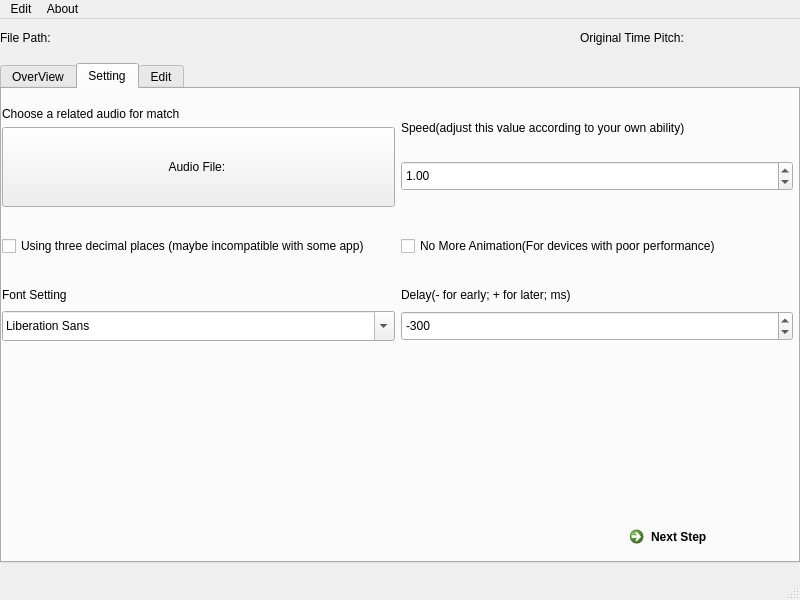
<?xml version="1.0" encoding="UTF-8"?>
<ui version="4.0">
 <class>root</class>
 <widget class="QMainWindow" name="root">
  <property name="geometry">
   <rect>
    <x>0</x>
    <y>0</y>
    <width>800</width>
    <height>600</height>
   </rect>
  </property>
  <property name="sizePolicy">
   <sizepolicy hsizetype="Fixed" vsizetype="Fixed">
    <horstretch>0</horstretch>
    <verstretch>0</verstretch>
   </sizepolicy>
  </property>
  <property name="minimumSize">
   <size>
    <width>800</width>
    <height>600</height>
   </size>
  </property>
  <property name="maximumSize">
   <size>
    <width>800</width>
    <height>600</height>
   </size>
  </property>
  <property name="windowTitle">
   <string>Word-for-word lyrics matching tool</string>
  </property>
  <widget class="QWidget" name="centralwidget">
   <widget class="QWidget" name="verticalLayoutWidget">
    <property name="geometry">
     <rect>
      <x>0</x>
      <y>0</y>
      <width>980</width>
      <height>555</height>
     </rect>
    </property>
    <layout class="QVBoxLayout" name="verticalLayout">
     <item>
      <layout class="QHBoxLayout" name="horizontalLayout">
       <property name="sizeConstraint">
        <enum>QLayout::SizeConstraint::SetMaximumSize</enum>
       </property>
       <item>
        <widget class="QLabel" name="labelPath">
         <property name="maximumSize">
          <size>
           <width>16777215</width>
           <height>20</height>
          </size>
         </property>
         <property name="text">
          <string>File Path:</string>
         </property>
        </widget>
       </item>
       <item>
        <widget class="QLabel" name="labelTimePitch">
         <property name="maximumSize">
          <size>
           <width>400</width>
           <height>20</height>
          </size>
         </property>
         <property name="text">
          <string>Original Time Pitch:</string>
         </property>
        </widget>
       </item>
      </layout>
     </item>
     <item>
      <widget class="QTabWidget" name="tabWidget">
       <property name="sizePolicy">
        <sizepolicy hsizetype="Maximum" vsizetype="Fixed">
         <horstretch>80</horstretch>
         <verstretch>0</verstretch>
        </sizepolicy>
       </property>
       <property name="minimumSize">
        <size>
         <width>800</width>
         <height>500</height>
        </size>
       </property>
       <property name="baseSize">
        <size>
         <width>800</width>
         <height>700</height>
        </size>
       </property>
       <property name="cursor">
        <cursorShape>ArrowCursor</cursorShape>
       </property>
       <property name="currentIndex">
        <number>1</number>
       </property>
       <widget class="QWidget" name="OverView">
        <attribute name="title">
         <string>OverView</string>
        </attribute>
        <widget class="QPlainTextEdit" name="LRCBrowser">
         <property name="geometry">
          <rect>
           <x>0</x>
           <y>0</y>
           <width>790</width>
           <height>430</height>
          </rect>
         </property>
         <property name="sizePolicy">
          <sizepolicy hsizetype="Maximum" vsizetype="Maximum">
           <horstretch>0</horstretch>
           <verstretch>0</verstretch>
          </sizepolicy>
         </property>
         <property name="cursor" stdset="0">
          <cursorShape>IBeamCursor</cursorShape>
         </property>
        </widget>
        <widget class="QWidget" name="horizontalLayoutWidget">
         <property name="geometry">
          <rect>
           <x>0</x>
           <y>430</y>
           <width>791</width>
           <height>42</height>
          </rect>
         </property>
         <layout class="QHBoxLayout" name="horizontalLayout_overView_downset">
          <item>
           <widget class="QPushButton" name="pushButton_openFile">
            <property name="minimumSize">
             <size>
              <width>0</width>
              <height>40</height>
             </size>
            </property>
            <property name="text">
             <string>Open a lrc/txt for Lyrics</string>
            </property>
           </widget>
          </item>
          <item>
           <widget class="QPushButton" name="pushButton_upon">
            <property name="minimumSize">
             <size>
              <width>0</width>
              <height>40</height>
             </size>
            </property>
            <property name="text">
             <string>Use the Lyrics upon</string>
            </property>
           </widget>
          </item>
          <item>
           <widget class="QPushButton" name="pushButton_save">
            <property name="minimumSize">
             <size>
              <width>0</width>
              <height>40</height>
             </size>
            </property>
            <property name="text">
             <string>Save current Lyrics</string>
            </property>
           </widget>
          </item>
          <item>
           <widget class="QCommandLinkButton" name="commandLinkButton_1">
            <property name="text">
             <string>Next Step</string>
            </property>
           </widget>
          </item>
         </layout>
        </widget>
       </widget>
       <widget class="QWidget" name="Setting">
        <attribute name="title">
         <string>Setting</string>
        </attribute>
        <widget class="QWidget" name="gridLayoutWidget">
         <property name="geometry">
          <rect>
           <x>0</x>
           <y>0</y>
           <width>791</width>
           <height>271</height>
          </rect>
         </property>
         <layout class="QGridLayout" name="gridLayout_setting">
          <item row="2" column="1">
           <layout class="QVBoxLayout" name="verticalLayout_delay">
            <item>
             <widget class="QLabel" name="labelDelay">
              <property name="maximumSize">
               <size>
                <width>16777215</width>
                <height>20</height>
               </size>
              </property>
              <property name="text">
               <string>Delay(- for early; + for later; ms)</string>
              </property>
             </widget>
            </item>
            <item>
             <widget class="QSpinBox" name="DelaySetting">
              <property name="minimumSize">
               <size>
                <width>0</width>
                <height>30</height>
               </size>
              </property>
              <property name="minimum">
               <number>-3000</number>
              </property>
              <property name="maximum">
               <number>3000</number>
              </property>
              <property name="value">
               <number>-300</number>
              </property>
             </widget>
            </item>
           </layout>
          </item>
          <item row="1" column="0">
           <widget class="QCheckBox" name="checkBox_3d">
            <property name="minimumSize">
             <size>
              <width>0</width>
              <height>30</height>
             </size>
            </property>
            <property name="text">
             <string>Using three decimal places (maybe incompatible with some app)</string>
            </property>
            <property name="tristate">
             <bool>false</bool>
            </property>
           </widget>
          </item>
          <item row="1" column="1">
           <widget class="QCheckBox" name="checkBox_no_anitamtion">
            <property name="minimumSize">
             <size>
              <width>0</width>
              <height>30</height>
             </size>
            </property>
            <property name="text">
             <string>No More Animation(For devices with poor performance)</string>
            </property>
           </widget>
          </item>
          <item row="2" column="0">
           <layout class="QVBoxLayout" name="verticalLayout_font">
            <item>
             <widget class="QLabel" name="labelFont">
              <property name="maximumSize">
               <size>
                <width>16777215</width>
                <height>20</height>
               </size>
              </property>
              <property name="text">
               <string>Font Setting</string>
              </property>
             </widget>
            </item>
            <item>
             <widget class="QFontComboBox" name="fontComboBox">
              <property name="minimumSize">
               <size>
                <width>0</width>
                <height>30</height>
               </size>
              </property>
             </widget>
            </item>
           </layout>
          </item>
          <item row="0" column="0">
           <layout class="QVBoxLayout" name="verticalLayout_audio">
            <item>
             <widget class="QLabel" name="label_choose_audio">
              <property name="text">
               <string>Choose a related audio for match</string>
              </property>
             </widget>
            </item>
            <item>
             <widget class="QPushButton" name="pushButton_choose_audio">
              <property name="minimumSize">
               <size>
                <width>0</width>
                <height>80</height>
               </size>
              </property>
              <property name="text">
               <string>Audio File: </string>
              </property>
             </widget>
            </item>
           </layout>
          </item>
          <item row="0" column="1">
           <layout class="QVBoxLayout" name="verticalLayout_speed">
            <item>
             <widget class="QLabel" name="label_set_speed">
              <property name="maximumSize">
               <size>
                <width>16777215</width>
                <height>20</height>
               </size>
              </property>
              <property name="text">
               <string>Speed(adjust this value according to your own ability)</string>
              </property>
              <property name="alignment">
               <set>Qt::AlignmentFlag::AlignLeading|Qt::AlignmentFlag::AlignLeft|Qt::AlignmentFlag::AlignTop</set>
              </property>
             </widget>
            </item>
            <item>
             <widget class="QDoubleSpinBox" name="doubleSpinBox_speed">
              <property name="minimumSize">
               <size>
                <width>0</width>
                <height>30</height>
               </size>
              </property>
              <property name="maximum">
               <double>3.000000000000000</double>
              </property>
              <property name="singleStep">
               <double>0.100000000000000</double>
              </property>
              <property name="value">
               <double>1.000000000000000</double>
              </property>
             </widget>
            </item>
           </layout>
          </item>
         </layout>
        </widget>
        <widget class="QCommandLinkButton" name="commandLinkButton_2">
         <property name="geometry">
          <rect>
           <x>620</x>
           <y>430</y>
           <width>172</width>
           <height>41</height>
          </rect>
         </property>
         <property name="text">
          <string>Next Step</string>
         </property>
        </widget>
       </widget>
       <widget class="QWidget" name="Edit">
        <attribute name="title">
         <string>Edit</string>
        </attribute>
        <widget class="QWidget" name="verticalLayoutWidget_4">
         <property name="geometry">
          <rect>
           <x>0</x>
           <y>0</y>
           <width>791</width>
           <height>191</height>
          </rect>
         </property>
         <layout class="QVBoxLayout" name="verticalLayout_4">
          <item>
           <widget class="QTextBrowser" name="textBrowser_pastLyric">
            <property name="maximumSize">
             <size>
              <width>16777215</width>
              <height>40</height>
             </size>
            </property>
            <property name="font">
             <font>
              <pointsize>12</pointsize>
             </font>
            </property>
            <property name="html">
             <string>&lt;!DOCTYPE HTML PUBLIC &quot;-//W3C//DTD HTML 4.0//EN&quot; &quot;http://www.w3.org/TR/REC-html40/strict.dtd&quot;&gt;
&lt;html&gt;&lt;head&gt;&lt;meta name=&quot;qrichtext&quot; content=&quot;1&quot; /&gt;&lt;meta charset=&quot;utf-8&quot; /&gt;&lt;style type=&quot;text/css&quot;&gt;
p, li { white-space: pre-wrap; }
hr { height: 1px; border-width: 0; }
li.unchecked::marker { content: &quot;\2610&quot;; }
li.checked::marker { content: &quot;\2612&quot;; }
&lt;/style&gt;&lt;/head&gt;&lt;body style=&quot; font-family:'Microsoft YaHei UI'; font-size:12pt; font-weight:400; font-style:normal;&quot;&gt;
&lt;p align=&quot;center&quot; style=&quot;-qt-paragraph-type:empty; margin-top:0px; margin-bottom:0px; margin-left:0px; margin-right:0px; -qt-block-indent:0; text-indent:0px; font-size:9pt;&quot;&gt;&lt;br /&gt;&lt;/p&gt;&lt;/body&gt;&lt;/html&gt;</string>
            </property>
           </widget>
          </item>
          <item>
           <widget class="QTextBrowser" name="textBrowser_nowLyric">
            <property name="font">
             <font>
              <pointsize>44</pointsize>
              <bold>true</bold>
              <stylestrategy>PreferAntialias</stylestrategy>
             </font>
            </property>
            <property name="autoFillBackground">
             <bool>false</bool>
            </property>
            <property name="html">
             <string>&lt;!DOCTYPE HTML PUBLIC &quot;-//W3C//DTD HTML 4.0//EN&quot; &quot;http://www.w3.org/TR/REC-html40/strict.dtd&quot;&gt;
&lt;html&gt;&lt;head&gt;&lt;meta name=&quot;qrichtext&quot; content=&quot;1&quot; /&gt;&lt;meta charset=&quot;utf-8&quot; /&gt;&lt;style type=&quot;text/css&quot;&gt;
p, li { white-space: pre-wrap; }
hr { height: 1px; border-width: 0; }
li.unchecked::marker { content: &quot;\2610&quot;; }
li.checked::marker { content: &quot;\2612&quot;; }
&lt;/style&gt;&lt;/head&gt;&lt;body style=&quot; font-family:'Microsoft YaHei UI'; font-size:44pt; font-weight:700; font-style:normal;&quot;&gt;
&lt;p align=&quot;center&quot; style=&quot;-qt-paragraph-type:empty; margin-top:0px; margin-bottom:0px; margin-left:0px; margin-right:0px; -qt-block-indent:0; text-indent:0px; font-size:48pt;&quot;&gt;&lt;br /&gt;&lt;/p&gt;&lt;/body&gt;&lt;/html&gt;</string>
            </property>
           </widget>
          </item>
          <item>
           <widget class="QTextBrowser" name="textBrowser_incLyric">
            <property name="maximumSize">
             <size>
              <width>16777215</width>
              <height>40</height>
             </size>
            </property>
            <property name="font">
             <font>
              <pointsize>12</pointsize>
             </font>
            </property>
            <property name="html">
             <string>&lt;!DOCTYPE HTML PUBLIC &quot;-//W3C//DTD HTML 4.0//EN&quot; &quot;http://www.w3.org/TR/REC-html40/strict.dtd&quot;&gt;
&lt;html&gt;&lt;head&gt;&lt;meta name=&quot;qrichtext&quot; content=&quot;1&quot; /&gt;&lt;meta charset=&quot;utf-8&quot; /&gt;&lt;style type=&quot;text/css&quot;&gt;
p, li { white-space: pre-wrap; }
hr { height: 1px; border-width: 0; }
li.unchecked::marker { content: &quot;\2610&quot;; }
li.checked::marker { content: &quot;\2612&quot;; }
&lt;/style&gt;&lt;/head&gt;&lt;body style=&quot; font-family:'Microsoft YaHei UI'; font-size:12pt; font-weight:400; font-style:normal;&quot;&gt;
&lt;p align=&quot;center&quot; style=&quot;-qt-paragraph-type:empty; margin-top:0px; margin-bottom:0px; margin-left:0px; margin-right:0px; -qt-block-indent:0; text-indent:0px;&quot;&gt;&lt;br /&gt;&lt;/p&gt;&lt;/body&gt;&lt;/html&gt;</string>
            </property>
           </widget>
          </item>
         </layout>
        </widget>
        <widget class="QWidget" name="gridLayoutWidget_2">
         <property name="geometry">
          <rect>
           <x>0</x>
           <y>190</y>
           <width>791</width>
           <height>191</height>
          </rect>
         </property>
         <layout class="QGridLayout" name="gridLayout_2">
          <item row="3" column="0">
           <widget class="QProgressBar" name="progressBar">
            <property name="minimumSize">
             <size>
              <width>0</width>
              <height>20</height>
             </size>
            </property>
            <property name="value">
             <number>0</number>
            </property>
           </widget>
          </item>
          <item row="2" column="0">
           <layout class="QHBoxLayout" name="horizontalLayout_2">
            <item>
             <widget class="QPushButton" name="pushButton_Back">
              <property name="minimumSize">
               <size>
                <width>0</width>
                <height>60</height>
               </size>
              </property>
              <property name="text">
               <string>Back 10s</string>
              </property>
             </widget>
            </item>
            <item>
             <widget class="QPushButton" name="pushButton_Pause">
              <property name="minimumSize">
               <size>
                <width>0</width>
                <height>60</height>
               </size>
              </property>
              <property name="text">
               <string>Pause</string>
              </property>
             </widget>
            </item>
            <item>
             <widget class="QLCDNumber" name="lcdNumber_min">
              <property name="minimumSize">
               <size>
                <width>0</width>
                <height>60</height>
               </size>
              </property>
              <property name="maximumSize">
               <size>
                <width>16777215</width>
                <height>60</height>
               </size>
              </property>
             </widget>
            </item>
            <item>
             <widget class="QLCDNumber" name="lcdNumber_sec">
              <property name="minimumSize">
               <size>
                <width>0</width>
                <height>60</height>
               </size>
              </property>
              <property name="maximumSize">
               <size>
                <width>16777215</width>
                <height>60</height>
               </size>
              </property>
             </widget>
            </item>
            <item>
             <widget class="QLCDNumber" name="lcdNumber_ms">
              <property name="minimumSize">
               <size>
                <width>0</width>
                <height>60</height>
               </size>
              </property>
              <property name="maximumSize">
               <size>
                <width>16777215</width>
                <height>60</height>
               </size>
              </property>
             </widget>
            </item>
            <item>
             <widget class="QPushButton" name="pushButton_Rec">
              <property name="minimumSize">
               <size>
                <width>0</width>
                <height>60</height>
               </size>
              </property>
              <property name="maximumSize">
               <size>
                <width>16777215</width>
                <height>60</height>
               </size>
              </property>
              <property name="text">
               <string>Recover</string>
              </property>
             </widget>
            </item>
           </layout>
          </item>
          <item row="4" column="0">
           <widget class="QPushButton" name="pushButton_Mark">
            <property name="minimumSize">
             <size>
              <width>0</width>
              <height>80</height>
             </size>
            </property>
            <property name="text">
             <string>Start Player</string>
            </property>
           </widget>
          </item>
         </layout>
        </widget>
       </widget>
      </widget>
     </item>
    </layout>
   </widget>
  </widget>
  <widget class="QMenuBar" name="menubar">
   <property name="geometry">
    <rect>
     <x>0</x>
     <y>0</y>
     <width>800</width>
     <height>33</height>
    </rect>
   </property>
   <widget class="QMenu" name="menuEdit">
    <property name="title">
     <string>Edit</string>
    </property>
    <addaction name="actionOpen_a_LRC_File"/>
    <addaction name="actionExit"/>
   </widget>
   <widget class="QMenu" name="menuAbout">
    <property name="title">
     <string>About</string>
    </property>
    <addaction name="actionth_is_app"/>
   </widget>
   <addaction name="menuEdit"/>
   <addaction name="menuAbout"/>
  </widget>
  <widget class="QStatusBar" name="statusbar"/>
  <action name="actionOpen_a_LRC_File">
   <property name="text">
    <string>Open a LRC File</string>
   </property>
  </action>
  <action name="actionExit">
   <property name="text">
    <string>Exit</string>
   </property>
  </action>
  <action name="actionth_is_app">
   <property name="text">
    <string>this app</string>
   </property>
  </action>
 </widget>
 <resources/>
 <connections/>
</ui>
